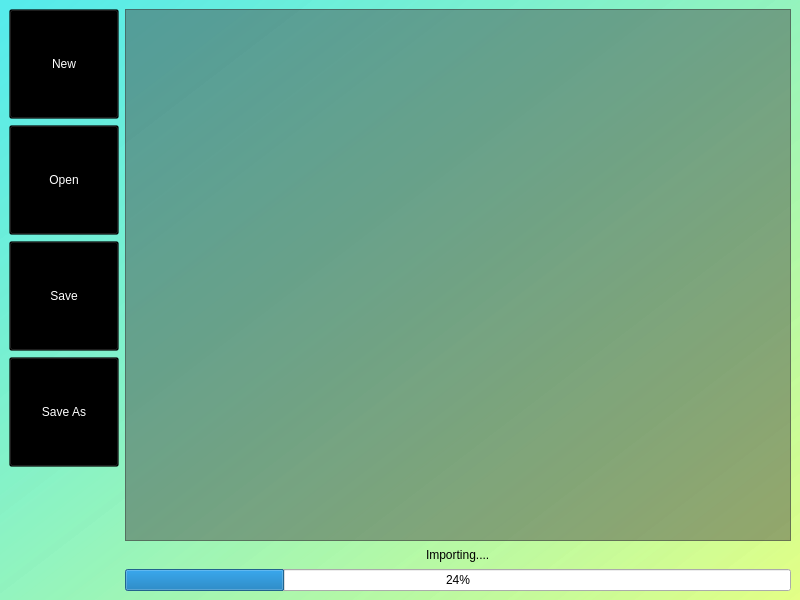
<?xml version="1.0" encoding="UTF-8"?>
<ui version="4.0">
 <class>MainWindow</class>
 <widget class="QMainWindow" name="MainWindow">
  <property name="geometry">
   <rect>
    <x>0</x>
    <y>0</y>
    <width>800</width>
    <height>600</height>
   </rect>
  </property>
  <property name="windowTitle">
   <string>NotAecx</string>
  </property>
  <property name="windowIcon">
   <iconset resource="Resources.qrc">
    <normaloff>:/Images/ProgramLogo.png</normaloff>:/Images/ProgramLogo.png</iconset>
  </property>
  <property name="styleSheet">
   <string notr="true">#MainWindow{
	background-color: qlineargradient(spread:pad, x1:0, y1:0.0227273, x2:1, y2:1, stop:0 rgba(86, 235, 235, 255), stop:1 rgba(226, 255, 126, 194));
}

QToolButton{
	background-color: rgba(0, 0, 0, 20%);
	font: 18px 'EngraversGothic BT';
	color: white;
}

QLineEdit{
	background: transparent;
	border: transparent;
	font: 20px 'EngraversGothic BT';
	color: black;
}

QHeaderView{
	font: 20px 'EngraversGothic BT';
	color: black;
}

QTableWidget{
	background: rgba(71, 71, 71, 120);
	font: 15px 'Source Code Pro';
	color: white;
}</string>
  </property>
  <widget class="QWidget" name="centralwidget">
   <layout class="QHBoxLayout" name="horizontalLayout">
    <item>
     <layout class="QVBoxLayout" name="verticalLayout">
      <item>
       <widget class="QToolButton" name="buttonNew">
        <property name="sizePolicy">
         <sizepolicy hsizetype="Preferred" vsizetype="Preferred">
          <horstretch>0</horstretch>
          <verstretch>0</verstretch>
         </sizepolicy>
        </property>
        <property name="minimumSize">
         <size>
          <width>110</width>
          <height>110</height>
         </size>
        </property>
        <property name="maximumSize">
         <size>
          <width>110</width>
          <height>110</height>
         </size>
        </property>
        <property name="sizeIncrement">
         <size>
          <width>0</width>
          <height>0</height>
         </size>
        </property>
        <property name="baseSize">
         <size>
          <width>0</width>
          <height>0</height>
         </size>
        </property>
        <property name="text">
         <string>New</string>
        </property>
        <property name="icon">
         <iconset resource="Resources.qrc">
          <normaloff>:/Images/New.png</normaloff>:/Images/New.png</iconset>
        </property>
        <property name="iconSize">
         <size>
          <width>70</width>
          <height>70</height>
         </size>
        </property>
        <property name="toolButtonStyle">
         <enum>Qt::ToolButtonTextUnderIcon</enum>
        </property>
       </widget>
      </item>
      <item>
       <widget class="QToolButton" name="buttonOpen">
        <property name="sizePolicy">
         <sizepolicy hsizetype="Preferred" vsizetype="Preferred">
          <horstretch>0</horstretch>
          <verstretch>0</verstretch>
         </sizepolicy>
        </property>
        <property name="minimumSize">
         <size>
          <width>110</width>
          <height>110</height>
         </size>
        </property>
        <property name="maximumSize">
         <size>
          <width>110</width>
          <height>110</height>
         </size>
        </property>
        <property name="text">
         <string>Open</string>
        </property>
        <property name="icon">
         <iconset resource="Resources.qrc">
          <normaloff>:/Images/Open.png</normaloff>:/Images/Open.png</iconset>
        </property>
        <property name="iconSize">
         <size>
          <width>70</width>
          <height>70</height>
         </size>
        </property>
        <property name="toolButtonStyle">
         <enum>Qt::ToolButtonTextUnderIcon</enum>
        </property>
       </widget>
      </item>
      <item>
       <widget class="QToolButton" name="buttonSave">
        <property name="sizePolicy">
         <sizepolicy hsizetype="Preferred" vsizetype="Preferred">
          <horstretch>0</horstretch>
          <verstretch>0</verstretch>
         </sizepolicy>
        </property>
        <property name="minimumSize">
         <size>
          <width>110</width>
          <height>110</height>
         </size>
        </property>
        <property name="maximumSize">
         <size>
          <width>110</width>
          <height>110</height>
         </size>
        </property>
        <property name="text">
         <string>Save</string>
        </property>
        <property name="icon">
         <iconset resource="Resources.qrc">
          <normaloff>:/Images/Save.png</normaloff>:/Images/Save.png</iconset>
        </property>
        <property name="iconSize">
         <size>
          <width>70</width>
          <height>70</height>
         </size>
        </property>
        <property name="toolButtonStyle">
         <enum>Qt::ToolButtonTextUnderIcon</enum>
        </property>
       </widget>
      </item>
      <item>
       <widget class="QToolButton" name="buttonSaveAs">
        <property name="sizePolicy">
         <sizepolicy hsizetype="Preferred" vsizetype="Preferred">
          <horstretch>0</horstretch>
          <verstretch>0</verstretch>
         </sizepolicy>
        </property>
        <property name="minimumSize">
         <size>
          <width>110</width>
          <height>110</height>
         </size>
        </property>
        <property name="maximumSize">
         <size>
          <width>110</width>
          <height>110</height>
         </size>
        </property>
        <property name="sizeIncrement">
         <size>
          <width>0</width>
          <height>0</height>
         </size>
        </property>
        <property name="text">
         <string>Save As</string>
        </property>
        <property name="icon">
         <iconset resource="Resources.qrc">
          <normaloff>:/Images/SaveAs.png</normaloff>:/Images/SaveAs.png</iconset>
        </property>
        <property name="iconSize">
         <size>
          <width>70</width>
          <height>70</height>
         </size>
        </property>
        <property name="toolButtonStyle">
         <enum>Qt::ToolButtonTextUnderIcon</enum>
        </property>
       </widget>
      </item>
      <item>
       <spacer name="verticalSpacer">
        <property name="orientation">
         <enum>Qt::Vertical</enum>
        </property>
        <property name="sizeHint" stdset="0">
         <size>
          <width>20</width>
          <height>40</height>
         </size>
        </property>
       </spacer>
      </item>
     </layout>
    </item>
    <item>
     <layout class="QVBoxLayout" name="verticalLayout_2">
      <item>
       <widget class="QTableWidget" name="tableWidget">
        <property name="sortingEnabled">
         <bool>true</bool>
        </property>
       </widget>
      </item>
      <item>
       <widget class="QLineEdit" name="lineInfo">
        <property name="text">
         <string>Importing....</string>
        </property>
        <property name="alignment">
         <set>Qt::AlignCenter</set>
        </property>
        <property name="readOnly">
         <bool>true</bool>
        </property>
       </widget>
      </item>
      <item>
       <widget class="QProgressBar" name="progressBar">
        <property name="value">
         <number>24</number>
        </property>
       </widget>
      </item>
     </layout>
    </item>
   </layout>
  </widget>
 </widget>
 <resources>
  <include location="Resources.qrc"/>
 </resources>
 <connections/>
</ui>
